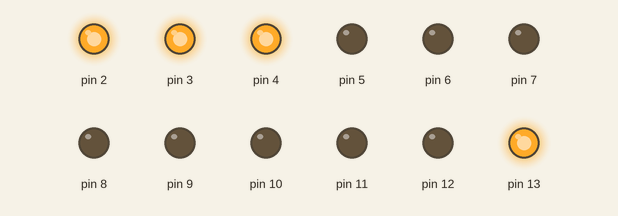
A sketch run on a simulated Arduino Uno, built with avr-gcc and run on an emulated ATmega328P. On the bench: output pins drawn as LEDs (lit = HIGH).

Above: at 0.1 s.
Timing chart, 0 to 1.6 s (numbered marks = the images above):
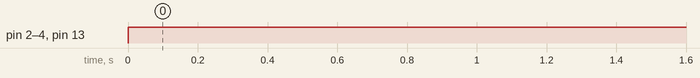

Measured:
- by itself, pin 2–4, pin 13: LOW → HIGH at 0.00 s

The sketch:

INKUBATOR_06-7SEGMENT_DISPLAY.ino
```cpp
void setup() {
  pinMode(2, OUTPUT);
  pinMode(3, OUTPUT);
  pinMode(4, OUTPUT);
  pinMode(5, OUTPUT);
  pinMode(6, OUTPUT);
  pinMode(7, OUTPUT);
  pinMode(8, OUTPUT);
  pinMode(9, OUTPUT);
  pinMode(10, OUTPUT);
  pinMode(11, OUTPUT);
  pinMode(12, OUTPUT);
  pinMode(13, OUTPUT);
}

void loop() {
  digitalWrite(2, HIGH);  //A
  digitalWrite(3, HIGH);  //B
  digitalWrite(4, HIGH);  //C
  digitalWrite(5, LOW);  //D
  digitalWrite(6, LOW);  //E
  digitalWrite(7, LOW);  //F
  digitalWrite(8, LOW);  //G
  digitalWrite(9, LOW);  //H
  digitalWrite(10, LOW); //1
  digitalWrite(11, LOW); //2
  digitalWrite(12, LOW); //3
  digitalWrite(13, HIGH); //4
}
```
